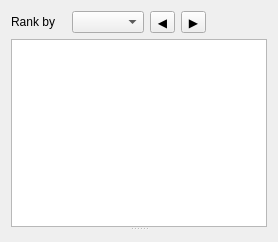
<?xml version="1.0" encoding="UTF-8"?>
<ui version="4.0">
 <class>PostEventsDock</class>
 <widget class="QWidget" name="PostEventsDock">
  <property name="windowTitle">
   <string>Events</string>
  </property>
  <layout class="QVBoxLayout" name="verticalLayout_PostEventsDock">
   <property name="leftMargin">
    <number>2</number>
   </property>
   <property name="topMargin">
    <number>2</number>
   </property>
   <property name="rightMargin">
    <number>2</number>
   </property>
   <property name="bottomMargin">
    <number>2</number>
   </property>
   <item>
    <widget class="QWidget" name="page_postEvents">
     <layout class="QVBoxLayout" name="verticalLayout_postEvents" stretch="0,1">
      <item>
       <layout class="QHBoxLayout" name="horizontalLayout_postEvents">
        <item>
         <widget class="QLabel" name="label_postEventRank">
          <property name="text">
           <string>Rank by</string>
          </property>
         </widget>
        </item>
        <item>
         <widget class="QComboBox" name="comboBox_postEventRank">
          <property name="toolTip">
           <string>Sort the events; the largest come first.</string>
          </property>
         </widget>
        </item>
        <item>
         <widget class="QToolButton" name="toolButton_postEventPrevious">
          <property name="text">
           <string>◀</string>
          </property>
          <property name="toolTip">
           <string>Previous event</string>
          </property>
         </widget>
        </item>
        <item>
         <widget class="QToolButton" name="toolButton_postEventNext">
          <property name="text">
           <string>▶</string>
          </property>
          <property name="toolTip">
           <string>Next event</string>
          </property>
         </widget>
        </item>
        <item>
         <widget class="QLabel" name="label_postEventsNotes">
          <property name="text">
           <string />
          </property>
          <property name="wordWrap">
           <bool>true</bool>
          </property>
         </widget>
        </item>
       </layout>
      </item>
      <item>
       <widget class="QSplitter" name="splitter_postEvents">
        <property name="orientation">
         <enum>Qt::Vertical</enum>
        </property>
        <widget class="QTableWidget" name="tableWidget_postEvents">
         <property name="editTriggers">
          <set>QAbstractItemView::NoEditTriggers</set>
         </property>
         <property name="selectionBehavior">
          <enum>QAbstractItemView::SelectRows</enum>
         </property>
         <attribute name="horizontalHeaderStretchLastSection">
          <bool>true</bool>
         </attribute>
        </widget>
        <widget class="QWidget" name="widget_postEventsPlot">
         <property name="sizePolicy">
          <sizepolicy hsizetype="Expanding" vsizetype="Expanding">
           <horstretch>0</horstretch>
           <verstretch>2</verstretch>
          </sizepolicy>
         </property>
        </widget>
       </widget>
      </item>
     </layout>
    </widget>
   </item>
  </layout>
 </widget>
 <resources />
 <connections />
</ui>
